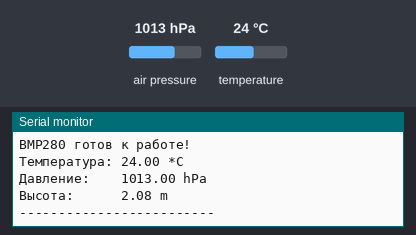
The sketch below on a simulated ESP32. On the bench: the last lines printed to the serial monitor. Inputs (shaded band) come from the test bench; at power-on: air pressure 1013 hPa, temperature 24 °C.

Above: at 1.2 s.
1.3 s: air pressure set to 952 hPa
At 2.6 s:
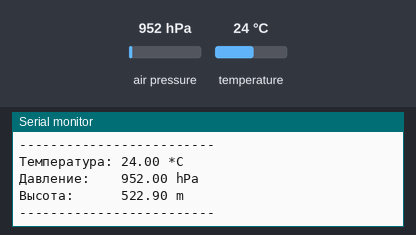
2.8 s: temperature set to 12 °C
4.3 s: air pressure set to 975 hPa
At 7.5 s:
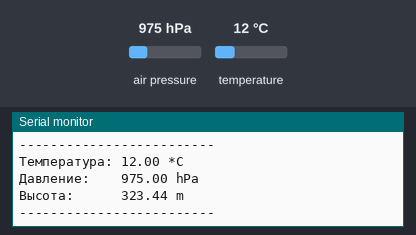
Timing chart, 0 to 9.0 s (numbered marks = the images above; inputs shaded):
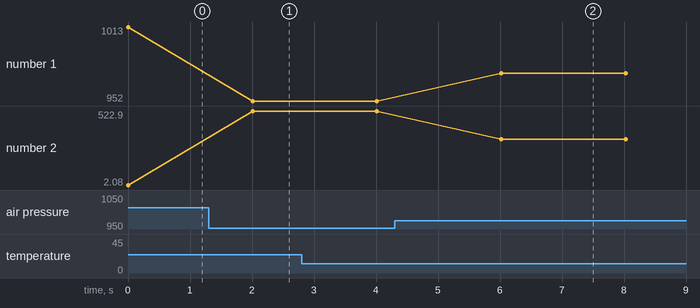

Measured:
- after the input at 1.3 s, the serial monitor: prints a new line after 0.71 s (image 1)
- after the input at 4.3 s, the serial monitor: prints a new line after 1.7 s (image 2)
- plotted number 1: 1013 → 952 after the input at 1.3 s, 952 → 975 after the input at 4.3 s
- plotted number 2: 2.08 → 522.9 after the input at 1.3 s, 522.9 → 323.44 after the input at 4.3 s

The sketch:

code.ino
```cpp
#include <Wire.h>
#include <Adafruit_Sensor.h>
#include <Adafruit_BMP280.h>

#define I2C_SDA 21
#define I2C_SCL 22
#define BMP280_ADDRESS 0x76

Adafruit_BMP280 bmp;

void setup() {
  Serial.begin(115200);
  Wire.begin(I2C_SDA, I2C_SCL);

  if (!bmp.begin(BMP280_ADDRESS)) {
    Serial.println("ОШИБКА: BMP280 не найден на шине I2C!");
    while (1) delay(10);
  }

  Serial.println("BMP280 готов к работе!\n");

  // Настройка параметров выборки (oversampling) и фильтрации для повышения точности
  bmp.setSampling(Adafruit_BMP280::MODE_NORMAL,     // Режим постоянного опроса
                  Adafruit_BMP280::SAMPLING_X2,     // Oversampling для температуры
                  Adafruit_BMP280::SAMPLING_X16,    // Oversampling для давления
                  Adafruit_BMP280::FILTER_X16,      // IIR фильтр для подавления скачков от ветра/дверей
                  Adafruit_BMP280::STANDBY_MS_500); // Период обновления 500мс
}

void loop() {
  Serial.print("Температура: ");
  Serial.print(bmp.readTemperature());
  Serial.println(" *C");

  Serial.print("Давление:    ");
  Serial.print(bmp.readPressure() / 100.0F);
  Serial.println(" hPa");

  Serial.print("Высота:      ");
  Serial.print(bmp.readAltitude(1013.25));
  Serial.println(" m");

  Serial.println("-------------------------");
  delay(2000);
}
```
